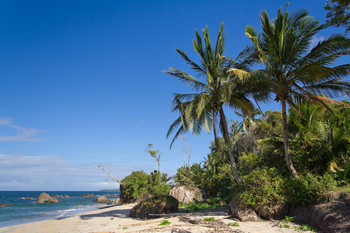
#> input picture images/beach.png, 350 x 233 px
$ python translation.py --image ../images/beach.png
#> lines starting #> are read from the running program, lines starting #| are printed output that depends on the picture
import numpy as np
import argparse
import imutils as imu
import cv2

ap = argparse.ArgumentParser()
ap.add_argument("-i", "--image", required = True, help = "Path to image")
args = vars(ap.parse_args())

image = cv2.imread(args["image"])
#> image is the input picture: shape (233, 350, 3); mean B, G, R 136, 110.4, 78.6
(h, w) = image.shape[:2]
#> h = 233; w = 350
cv2.imshow("Original", image)

M = np.float32([[1, 0, 25],  # [1, 0, tx] where tx is pixels left or right
		[0, 1, 50]]) # [0, 1, ty] where ty is pixels up or down
shifted = cv2.warpAffine(image, M, (image.shape[1], image.shape[0]))
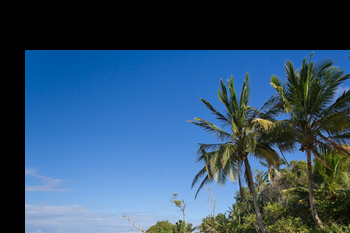
#> shifted: shape (233, 350, 3); mean B, G, R 110.1, 81.9, 51.2
cv2.imshow("Shfited Down and RIght", shifted)

M = np.float32([[1, 0, -50],  # [1, 0, tx] where tx is pixels left or right
		[0, 1, -90]]) # [0, 1, ty] where ty is pixels up or down
shifted = cv2.warpAffine(image, M, (image.shape[1], image.shape[0]))
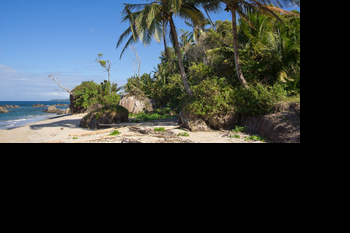
#> shifted: shape (233, 350, 3); mean B, G, R 62.4, 60.8, 53.2
cv2.imshow("Shfited Up and Left", shifted)

shifted = imu.translate(image, -50, 90)
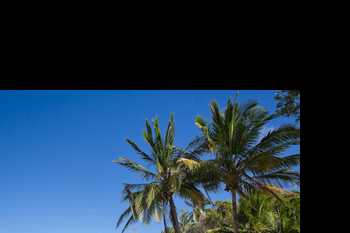
#> shifted: shape (233, 350, 3); mean B, G, R 73.8, 53.5, 31.4
cv2.imshow("Shfited Down and Left", shifted)

cv2.waitKey(0)

$ run again, on images/wave.png
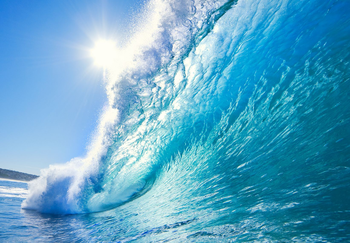
#> input picture images/wave.png, 350 x 243 px
#> image is the input picture: shape (243, 350, 3); mean B, G, R 199.1, 166.5, 93.5
#> `shifted = cv2.warpAffine(image, M, (image.shape[1], image.shape[0]))`:
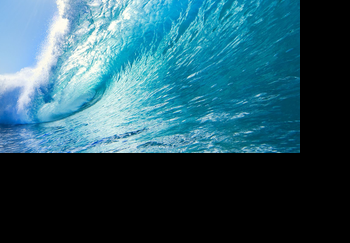
#> shifted: shape (243, 350, 3); mean B, G, R 100.5, 86.1, 42.1
#> `shifted = imu.translate(image, -50, 90)`:
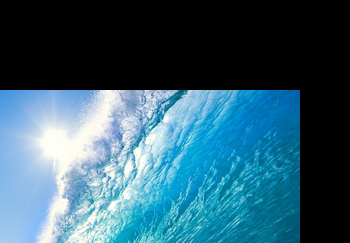
#> shifted: shape (243, 350, 3); mean B, G, R 110.8, 93.5, 53
